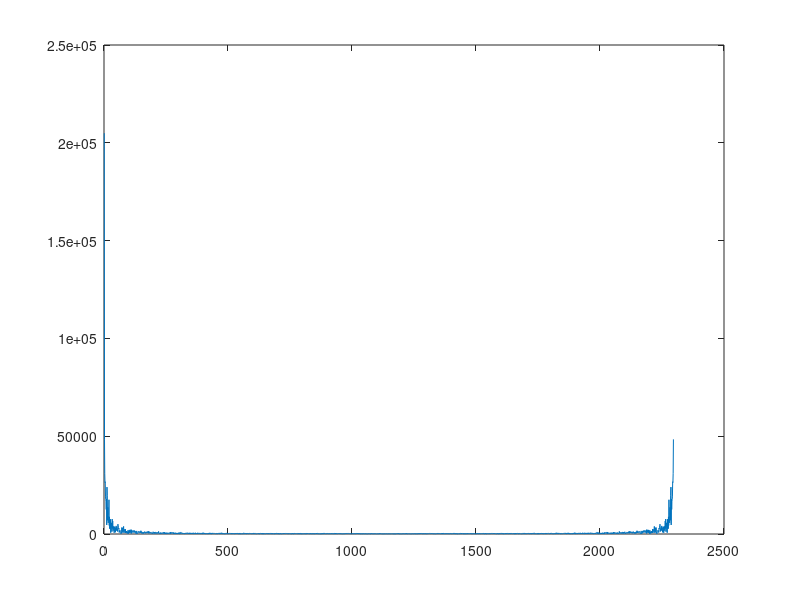

MATLAB code to generate this figure: (Note: this script raises an error after producing the figure.)
%Initialzation Noise and Signal
clear all
close all
load('noise_2021.mat');
load('OrgSingal.mat');
newSignal = noise + signal;
fft_newSignal = abs(fft(newSignal));
plot(fft_newSignal)
%boundrt indentifer
length = length(newSignal);
disp(length)
slop = 0;
for counter = 1:2:length
    slop(length/2) = newSignal(counter-1)-newSignal(counter);
    %disp(counter)
    disp(slop(length/2));
    
end
    
%Filter Design

